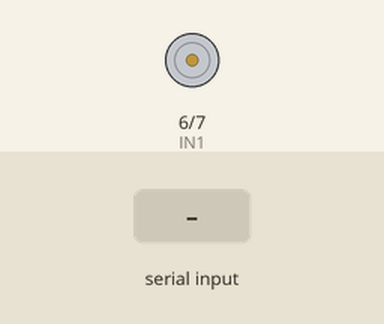
Bench run of a sketch on a simulated Arduino Mega 2560, built with avr-gcc and run on an emulated ATmega2560. Shown: motor-driver pin pairs drawn as motors (green arrow = first pin HIGH = forward, orange = second pin HIGH = backward, longer = more drive, scaled by the enable pin). The inputs (shaded band) are chosen by the test bench. What the sketch prints to the serial monitor is not drawn.

Above: at 1.2 s.
1.3 s: "FWD\n" received over the second serial link
2.8 s: "REV\n" received over the second serial link
4.3 s: "FWD90\n" received over the second serial link
At 4.7 s:
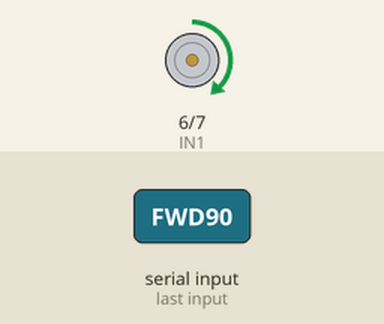
5.8 s: "REV90\n" received over the second serial link
At 7.1 s:
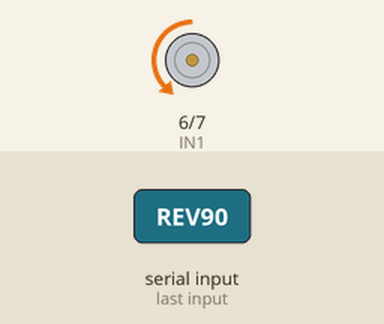
Timing chart, 0 to 8.3 s (numbered marks = the images above; inputs shaded):
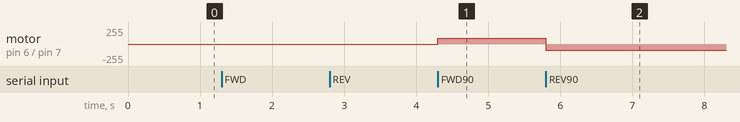

Measured:
- after the input at 4.3 s, motor on pin 6 (IN1) / pin 7 (IN2): stopped → forward 90/255 at once
- after the input at 5.8 s, motor on pin 6 (IN1) / pin 7 (IN2): forward 90/255 → backward 90/255 at once

The sketch:

motor_dc_1.ino
```cpp
// snippet: motor_dc_1
// tags: motor, dc, pwm, speed, direction, softwareserial
// boards: avr, megaavr
// not-tags: romi32u4
// library: SoftwareSerial
// description: Drive a DC motor via L298N on pins ENA=5, IN1=6, IN2=7
// prompts: drive, motor, l298n, ena=5, in1=6, in2=7
// verified: compile-only
// source: kd-generated (id 1)
// exact-include: SoftwareSerial.h

#include <SoftwareSerial.h>

const int ENA = 5, IN1 = 6, IN2 = 7;
const int SERIAL_BAUD = 9600;

SoftwareSerial Serial2(10, 11); // RX, TX

void setup() {
  Serial.begin(SERIAL_BAUD);
  Serial2.begin(SERIAL_BAUD);
  pinMode(ENA, OUTPUT);
  pinMode(IN1, OUTPUT);
  pinMode(IN2, OUTPUT);
  Serial.println("Ready. Commands: FWD <speed>, REV <speed>, STOP");
}

void driveMotor(int speed, int direction) {
  if (direction == 1) {
    digitalWrite(IN1, HIGH);
    digitalWrite(IN2, LOW);
  } else if (direction == -1) {
    digitalWrite(IN1, LOW);
    digitalWrite(IN2, HIGH);
  } else {
    digitalWrite(IN1, LOW);
    digitalWrite(IN2, LOW);
  }
  analogWrite(ENA, abs(speed));
}

void loop() {
  static String input = "";
  while (Serial2.available()) {
    char c = Serial2.read();
    if (c == '\n') {
      input.trim();
      if (input.startsWith("FWD")) {
        int speed = input.substring(3).toInt();
        driveMotor(speed, 1);
      } else if (input.startsWith("REV")) {
        int speed = input.substring(3).toInt();
        driveMotor(speed, -1);
      } else if (input == "STOP") {
        driveMotor(0, 0);
      }
      input = "";
    } else if (c != '\r') {
      input += c;
    }
  }
}
```
